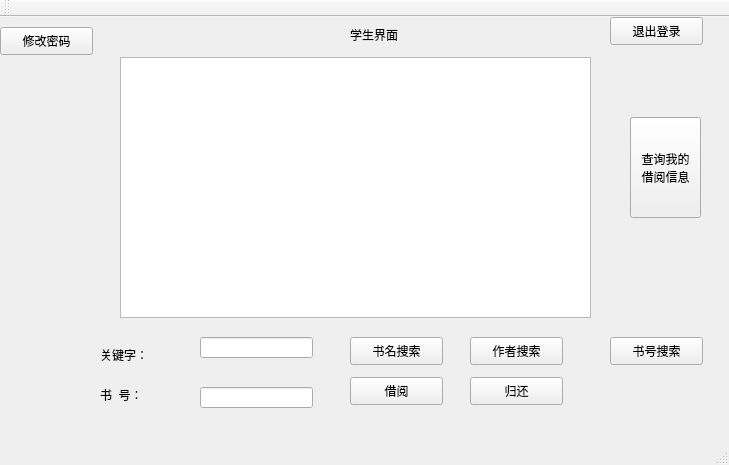
<?xml version="1.0" encoding="UTF-8"?>
<ui version="4.0">
 <class>MainWindow</class>
 <widget class="QMainWindow" name="MainWindow">
  <property name="geometry">
   <rect>
    <x>0</x>
    <y>0</y>
    <width>729</width>
    <height>465</height>
   </rect>
  </property>
  <property name="windowTitle">
   <string>MainWindow</string>
  </property>
  <widget class="QWidget" name="centralWidget">
   <widget class="QLabel" name="label">
    <property name="geometry">
     <rect>
      <x>350</x>
      <y>10</y>
      <width>72</width>
      <height>15</height>
     </rect>
    </property>
    <property name="text">
     <string>学生界面</string>
    </property>
   </widget>
   <widget class="QPushButton" name="returnBtn">
    <property name="geometry">
     <rect>
      <x>610</x>
      <y>0</y>
      <width>93</width>
      <height>28</height>
     </rect>
    </property>
    <property name="text">
     <string>退出登录</string>
    </property>
   </widget>
   <widget class="QPushButton" name="changepwdBtn">
    <property name="geometry">
     <rect>
      <x>0</x>
      <y>10</y>
      <width>93</width>
      <height>28</height>
     </rect>
    </property>
    <property name="text">
     <string>修改密码</string>
    </property>
   </widget>
   <widget class="QTableView" name="tableView">
    <property name="geometry">
     <rect>
      <x>120</x>
      <y>40</y>
      <width>471</width>
      <height>261</height>
     </rect>
    </property>
   </widget>
   <widget class="QPushButton" name="borrowBtn">
    <property name="geometry">
     <rect>
      <x>350</x>
      <y>360</y>
      <width>93</width>
      <height>28</height>
     </rect>
    </property>
    <property name="text">
     <string>借阅</string>
    </property>
   </widget>
   <widget class="QPushButton" name="remandBtn">
    <property name="geometry">
     <rect>
      <x>470</x>
      <y>360</y>
      <width>93</width>
      <height>28</height>
     </rect>
    </property>
    <property name="text">
     <string>归还</string>
    </property>
   </widget>
   <widget class="QLineEdit" name="lineEdit">
    <property name="geometry">
     <rect>
      <x>200</x>
      <y>370</y>
      <width>113</width>
      <height>21</height>
     </rect>
    </property>
   </widget>
   <widget class="QLabel" name="label_2">
    <property name="geometry">
     <rect>
      <x>100</x>
      <y>370</y>
      <width>72</width>
      <height>15</height>
     </rect>
    </property>
    <property name="text">
     <string>书  号：</string>
    </property>
   </widget>
   <widget class="QLineEdit" name="lineEdit_2">
    <property name="geometry">
     <rect>
      <x>200</x>
      <y>320</y>
      <width>113</width>
      <height>21</height>
     </rect>
    </property>
   </widget>
   <widget class="QLabel" name="label_3">
    <property name="geometry">
     <rect>
      <x>100</x>
      <y>330</y>
      <width>72</width>
      <height>15</height>
     </rect>
    </property>
    <property name="text">
     <string>关键字：</string>
    </property>
   </widget>
   <widget class="QPushButton" name="titlesearchBtn">
    <property name="geometry">
     <rect>
      <x>350</x>
      <y>320</y>
      <width>93</width>
      <height>28</height>
     </rect>
    </property>
    <property name="text">
     <string>书名搜索</string>
    </property>
   </widget>
   <widget class="QPushButton" name="writersearchBtn">
    <property name="geometry">
     <rect>
      <x>470</x>
      <y>320</y>
      <width>93</width>
      <height>28</height>
     </rect>
    </property>
    <property name="text">
     <string>作者搜索</string>
    </property>
   </widget>
   <widget class="QPushButton" name="idsearchBtn">
    <property name="geometry">
     <rect>
      <x>610</x>
      <y>320</y>
      <width>93</width>
      <height>28</height>
     </rect>
    </property>
    <property name="text">
     <string>书号搜索</string>
    </property>
   </widget>
   <widget class="QPushButton" name="searchmyborrowBtn">
    <property name="geometry">
     <rect>
      <x>630</x>
      <y>100</y>
      <width>71</width>
      <height>101</height>
     </rect>
    </property>
    <property name="text">
     <string>查询我的
借阅信息</string>
    </property>
   </widget>
  </widget>
  <widget class="QToolBar" name="mainToolBar">
   <attribute name="toolBarArea">
    <enum>TopToolBarArea</enum>
   </attribute>
   <attribute name="toolBarBreak">
    <bool>false</bool>
   </attribute>
  </widget>
  <widget class="QStatusBar" name="statusBar"/>
 </widget>
 <layoutdefault spacing="6" margin="11"/>
 <resources/>
 <connections/>
</ui>
